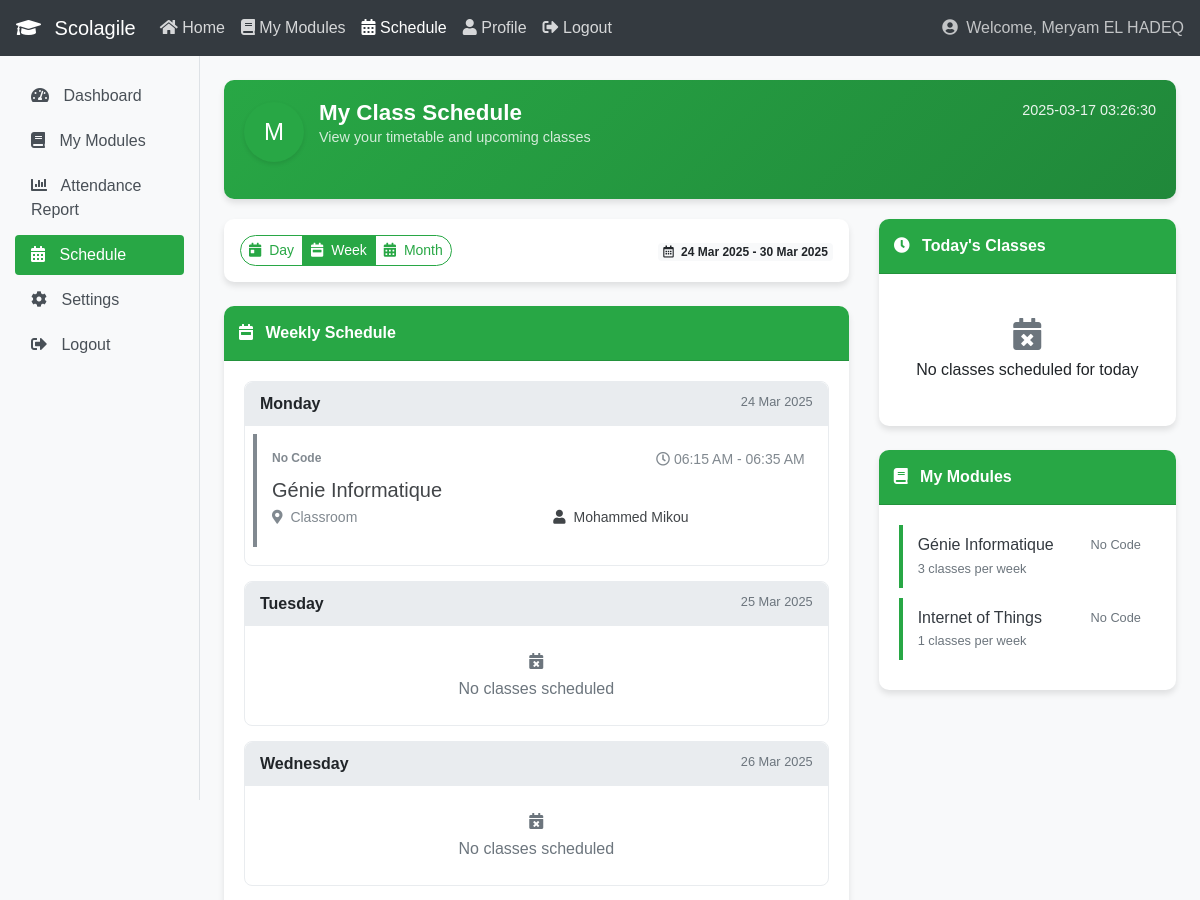
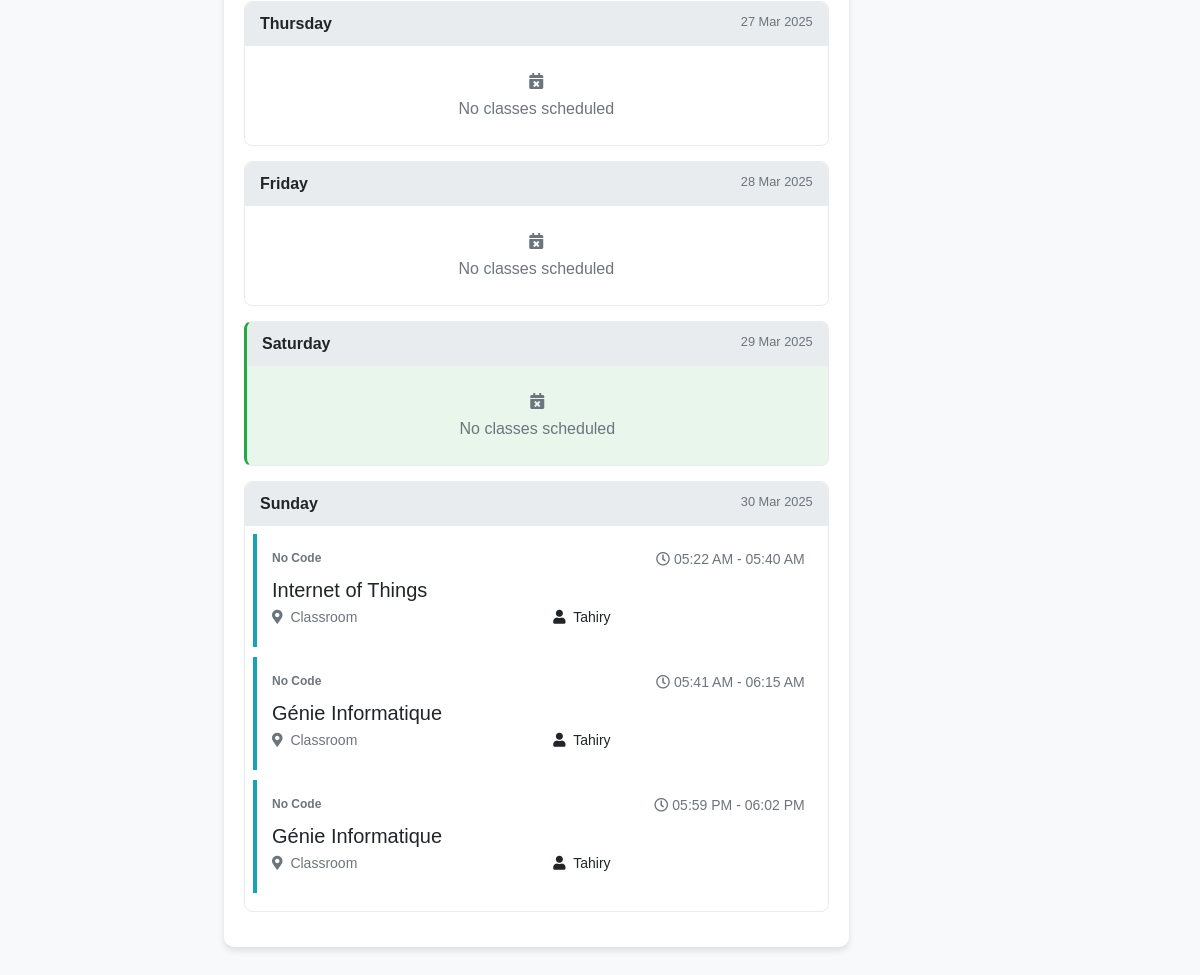
The page /student_schedule.php (signed in) on the database its author committed (2 pictures, top to bottom).
### tables this page shows
CREATE TABLE `timetable` (
  `id` int(11) NOT NULL AUTO_INCREMENT,
  `module_id` int(11) NOT NULL,
  `professor_id` int(11) NOT NULL,
  `day_of_week` enum('Monday','Tuesday','Wednesday','Thursday','Friday','Saturday','Sunday') NOT NULL,
  `start_time` time NOT NULL,
  `end_time` time NOT NULL,
  PRIMARY KEY (`id`),
  KEY `module_id` (`module_id`),
  KEY `professor_id` (`professor_id`),
  CONSTRAINT `timetable_ibfk_1` FOREIGN KEY (`module_id`) REFERENCES `modules` (`id`) ON DELETE CASCADE,
  CONSTRAINT `timetable_ibfk_2` FOREIGN KEY (`professor_id`) REFERENCES `users` (`id`) ON DELETE CASCADE
);

CREATE TABLE `modules` (
  `id` int(11) NOT NULL AUTO_INCREMENT,
  `name` varchar(100) NOT NULL,
  `semester` varchar(10) DEFAULT NULL,
  `code` varchar(50) DEFAULT NULL,
  `description` text DEFAULT NULL,
  PRIMARY KEY (`id`)
);

CREATE TABLE `users` (
  `id` int(11) NOT NULL AUTO_INCREMENT,
  `name` varchar(100) NOT NULL,
  `rfid_tag` varchar(50) NOT NULL,
  `role` enum('student','professor','admin') NOT NULL,
  `email` varchar(100) NOT NULL,
  `password` varchar(255) NOT NULL,
  `last_login` datetime DEFAULT NULL,
  `field` varchar(100) DEFAULT NULL,
  `active` tinyint(1) NOT NULL DEFAULT 1,
  `created_at` timestamp NOT NULL DEFAULT current_timestamp(),
  PRIMARY KEY (`id`),
  UNIQUE KEY `rfid_tag` (`rfid_tag`),
  UNIQUE KEY `email` (`email`)
);

### student_schedule.php (the view, shortened to what the rows shown need)
<?php
require_once "config.php";
$student_id = $_SESSION["id"];
$currentDateTime = '2025-03-17 03:26:30';
$today = date('Y-m-d');
$currentDay = date('l', strtotime($today));
$view_mode = isset($_GET['view']) ? $_GET['view'] : 'week';
$start_date = $today;
$end_date = $today;
switch($view_mode) {
    case 'week':
        $dayOfWeek = date('N', strtotime($today));
        $start_date = date('Y-m-d', strtotime("-" . ($dayOfWeek - 1) . " days", strtotime($today)));
        $end_date = date('Y-m-d', strtotime("+" . (7 - $dayOfWeek) . " days", strtotime($today)));
        break;
}
$schedule = [];
$weekdays = ['Monday', 'Tuesday', 'Wednesday', 'Thursday', 'Friday', 'Saturday', 'Sunday'];
$sql = "SELECT t.id, t.module_id, t.day_of_week, t.start_time, t.end_time,
               'Classroom' as location, t.professor_id,
               u.name as professor_name, m.name as module_name, m.code as module_code
        FROM timetable t
        JOIN modules m ON t.module_id = m.id
        JOIN users u ON t.professor_id = u.id
        JOIN student_module sm ON m.id = sm.module_id
        WHERE sm.student_id = ?
        ORDER BY FIELD(t.day_of_week, 'Monday', 'Tuesday', 'Wednesday', 'Thursday', 'Friday', 'Saturday', 'Sunday'),
                 t.start_time";
if ($stmt = $link->prepare($sql)) {
    $stmt->bind_param("i", $student_id);
    if ($stmt->execute()) {
        $result = $stmt->get_result();
        while ($row = $result->fetch_assoc()) {
            if (empty($row['day_of_week'])) {
                continue;
            }
            if (!isset($schedule[$row['day_of_week']])) {
                $schedule[$row['day_of_week']] = [];
            }
            $schedule[$row['day_of_week']][] = $row;
        }
    }
}
?>
<!DOCTYPE html>
<html lang="en">
<head>
    <link href="https://maxcdn.bootstrapcdn.com/bootstrap/4.5.2/css/bootstrap.min.css" rel="stylesheet">
    <link href="https://cdnjs.cloudflare.com/ajax/libs/font-awesome/5.15.3/css/all.min.css" rel="stylesheet">
</head>
<body>
    <div class="container-fluid">
        <div class="row">
            <main role="main" class="col-md-10 ml-sm-auto col-lg-10 px-4 mt-4">
                <div class="welcome-banner">
                    <div class="row">
                        <div class="col-md-8">
                            <div class="profile-info">
                                <div class="profile-details">
                                    <h1 class="profile-name">My Class Schedule</h1>
                                </div>
                            </div>
                        </div>
                    </div>
                </div>
                <div class="row mb-4">
                    <div class="col-md-8">
                        <?php if ($view_mode == 'week'): ?>
                            <div class="card">
                                <div class="card-body">
                                    <?php foreach ($weekdays as $day): ?>
                                        <div class="schedule-day <?php echo $day == $currentDay ? 'today-marker' : ''; ?>">
                                            <div class="schedule-day-header d-flex justify-content-between">
                                                <span><?php echo $day; ?></span>
                                                <?php
                                                    $day_date = '';
                                                    $curr_date = clone new DateTime($start_date);
                                                    $end_datetime = new DateTime($end_date);
                                                    while ($curr_date <= $end_datetime) {
                                                        if ($curr_date->format('l') === $day) {
                                                            $day_date = $curr_date->format('d M Y');
                                                            break;
                                                        }
                                                        $curr_date->modify('+1 day');
                                                    }
                                                ?>
                                                <span class="text-muted small"><?php echo $day_date; ?></span>
                                            </div>
                                            <?php if (isset($schedule[$day]) && !empty($schedule[$day])): ?>
                                                <div class="schedule-items p-2">
                                                    <?php foreach ($schedule[$day] as $class): ?>
                                                        <?php
                                                            $class_status = 'past-class';
                                                            if ($day == $currentDay) {
                                                                $current_time = date('H:i:s', strtotime($currentDateTime));
                                                                if ($class['start_time'] <= $current_time && $class['end_time'] >= $current_time) {
                                                                    $class_status = 'current-class';
                                                                } elseif ($class['start_time'] > $current_time) {
                                                                    $class_status = 'upcoming-class';
                                                                }
                                                            } elseif (array_search($day, $weekdays) > array_search($currentDay, $weekdays)) {
                                                                $class_status = 'upcoming-class';
                                                            }
                                                            $start_time = date('h:i A', strtotime($class['start_time']));
                                                            $end_time = date('h:i A', strtotime($class['end_time']));
                                                        ?>
                                                        <div class="schedule-item <?php echo $class_status; ?>">
                                                            <div class="d-flex justify-content-between mb-2">
                                                                <span class="module-code"><?php echo htmlspecialchars($class['module_code'] ?? 'No Code'); ?></span>
                                                                <span class="schedule-time">
                                                                    <i class="far fa-clock mr-1"></i><?php echo $start_time; ?> - <?php echo $end_time; ?>
                                                                </span>
                                                            </div>
                                                            <h5><?php echo htmlspecialchars($class['module_name']); ?></h5>
                                                            <div class="row">
                                                                <div class="col-md-6">
                                                                    <p class="schedule-location mb-1">
                                                                        <i class="fas fa-map-marker-alt mr-1"></i>
                                                                        <?php echo htmlspecialchars($class['location'] ?? 'Classroom'); ?>
                                                                    </p>
                                                                </div>
                                                                <div class="col-md-6">
                                                                    <p class="schedule-professor mb-1">
                                                                        <i class="fas fa-user mr-1"></i>
                                                                        <?php echo htmlspecialchars($class['professor_name']); ?>
                                                                    </p>
                                                                </div>
                                                            </div>
                                                        </div>
                                                    <?php endforeach; ?>
                                                </div>
                                            <?php endif; ?>
                                        </div>
                                    <?php endforeach; ?>
                                </div>
                            </div>
                        <?php endif; ?>
                    </div>
                </div>
            </main>
        </div>
    </div>
</body>
</html>

### rows shown on the page
timetable: module.code "No Code", start_time "06:15 AM", end_time "06:35 AM", module.name "Génie Informatique", location "Classroom", professor.name "Mohammed Mikou"
timetable: module.code "No Code", start_time "05:22 AM", end_time "05:40 AM", module.name "Internet of Things", location "Classroom", professor.name "Tahiry"
timetable: module.code "No Code", start_time "05:41 AM", end_time "06:15 AM", module.name "Génie Informatique", location "Classroom", professor.name "Tahiry"
timetable: module.code "No Code", start_time "05:59 PM", end_time "06:02 PM", module.name "Génie Informatique", location "Classroom", professor.name "Tahiry"

### other values the page prints
$student_name "Meryam EL HADEQ"
substr($student_name, 0, 1) "M"
$currentDateTime "2025-03-17 03:26:30"
date('d M Y', strtotime($start_date)) "24 Mar 2025"
date('d M Y', strtotime($end_date)) "30 Mar 2025"
$day "Monday"
$day_date "24 Mar 2025"
$day "Tuesday"
$day_date "25 Mar 2025"
$day "Wednesday"
$day_date "26 Mar 2025"
$day "Thursday"
$day_date "27 Mar 2025"
$day "Friday"
$day_date "28 Mar 2025"
